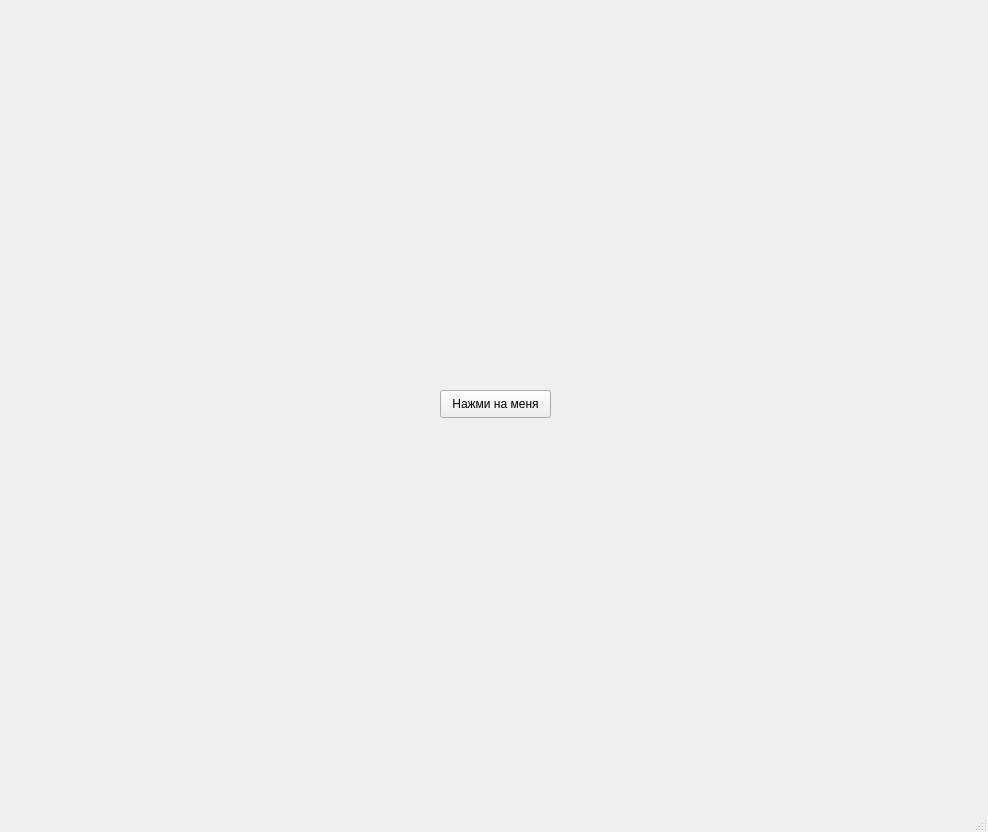
<?xml version="1.0" encoding="UTF-8"?>
<ui version="4.0">
 <class>MainWindow</class>
 <widget class="QMainWindow" name="MainWindow">
  <property name="geometry">
   <rect>
    <x>0</x>
    <y>0</y>
    <width>988</width>
    <height>832</height>
   </rect>
  </property>
  <property name="windowTitle">
   <string>Круги</string>
  </property>
  <widget class="QWidget" name="centralwidget">
   <widget class="QPushButton" name="pushButton">
    <property name="geometry">
     <rect>
      <x>440</x>
      <y>390</y>
      <width>111</width>
      <height>28</height>
     </rect>
    </property>
    <property name="text">
     <string>Нажми на меня</string>
    </property>
   </widget>
  </widget>
  <widget class="QStatusBar" name="statusbar"/>
 </widget>
 <resources/>
 <connections/>
</ui>
